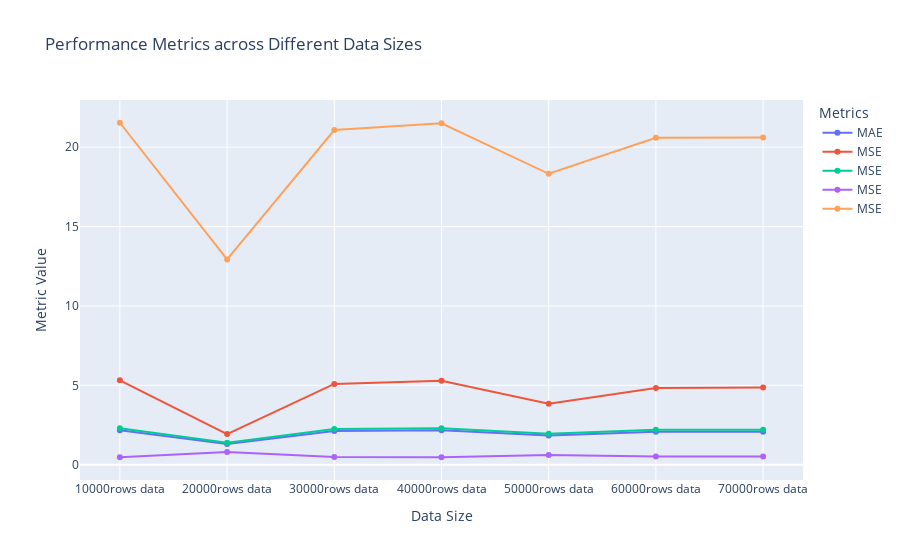

The notebook cell this image was saved under:
### Code cell
fig = go.Figure()
fig.add_trace(go.Scatter(x=learning_curve_results["Data Size"], y=learning_curve_results["MAE"], mode='lines+markers', name='MAE'))
fig.add_trace(go.Scatter(x=learning_curve_results["Data Size"], y=learning_curve_results["MSE"], mode='lines+markers', name='MSE'))
fig.add_trace(go.Scatter(x=learning_curve_results["Data Size"], y=learning_curve_results["RMSE"], mode='lines+markers', name='MSE'))
fig.add_trace(go.Scatter(x=learning_curve_results["Data Size"], y=learning_curve_results["R-squared"], mode='lines+markers', name='MSE'))
fig.add_trace(go.Scatter(x=learning_curve_results["Data Size"], y=learning_curve_results["MAPE"], mode='lines+markers', name='MSE'))


# Update plot layout
fig.update_layout(title='Performance Metrics across Different Data Sizes',
                  xaxis_title='Data Size',
                  yaxis_title='Metric Value',
                  legend_title='Metrics')

# Show plot
fig.show()

### Figure 1 — Plotly figure (JSON) as saved in the notebook; plotly's stock layout.template omitted (floating-point values rounded to 4 significant figures)
{"data": [{"mode": "lines+markers", "name": "MAE", "type": "scatter", "x": ["10000rows data", "20000rows data", "30000rows data", "40000rows data", "50000rows data", "60000rows data", "70000rows data"], "y": [2.172, 1.305, 2.126, 2.168, 1.847, 2.075, 2.078]}, {"mode": "lines+markers", "name": "MSE", "type": "scatter", "x": ["10000rows data", "20000rows data", "30000rows data", "40000rows data", "50000rows data", "60000rows data", "70000rows data"], "y": [5.315, 1.932, 5.087, 5.288, 3.841, 4.84, 4.859]}, {"mode": "lines+markers", "name": "MSE", "type": "scatter", "x": ["10000rows data", "20000rows data", "30000rows data", "40000rows data", "50000rows data", "60000rows data", "70000rows data"], "y": [2.306, 1.39, 2.256, 2.3, 1.96, 2.2, 2.204]}, {"mode": "lines+markers", "name": "MSE", "type": "scatter", "x": ["10000rows data", "20000rows data", "30000rows data", "40000rows data", "50000rows data", "60000rows data", "70000rows data"], "y": [0.4728, 0.8084, 0.4954, 0.4755, 0.619, 0.52, 0.518]}, {"mode": "lines+markers", "name": "MSE", "type": "scatter", "x": ["10000rows data", "20000rows data", "30000rows data", "40000rows data", "50000rows data", "60000rows data", "70000rows data"], "y": [21.53, 12.93, 21.07, 21.5, 18.32, 20.58, 20.6]}], "layout": {"legend": {"title": {"text": "Metrics"}}, "title": {"text": "Performance Metrics across Different Data Sizes"}, "xaxis": {"title": {"text": "Data Size"}}, "yaxis": {"title": {"text": "Metric Value"}}}}
